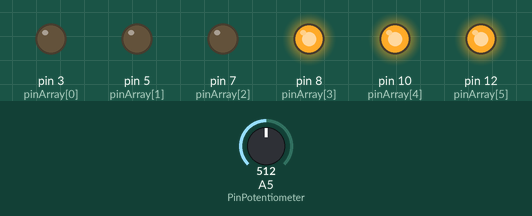
Recording of a sketch running on a simulated Arduino Uno, built with avr-gcc and run on an emulated ATmega328P. Shown: output pins drawn as LEDs (lit = HIGH). Inputs (shaded band) come from the test bench; at power-on: A5 (PinPotentiometer) = 512.

Above: at 1.2 s.
1.3 s: A5 (PinPotentiometer) set to 675
2.8 s: A5 (PinPotentiometer) set to 690
At 3.7 s:
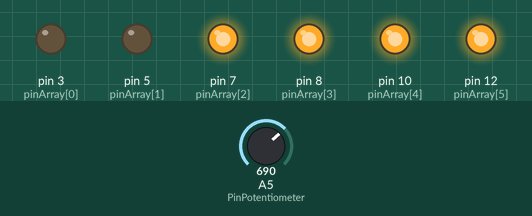
4.3 s: A5 (PinPotentiometer) set to 511
At 5.1 s:
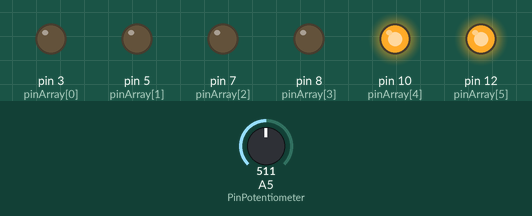
5.8 s: A5 (PinPotentiometer) set to 349
7.3 s: A5 (PinPotentiometer) set to 333
At 7.8 s:
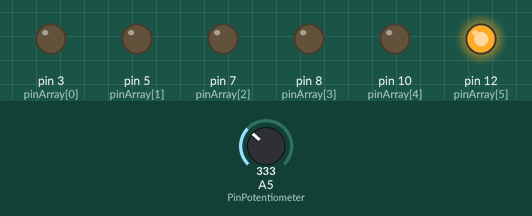
8.8 s: A5 (PinPotentiometer) set to 716
At 9.2 s:
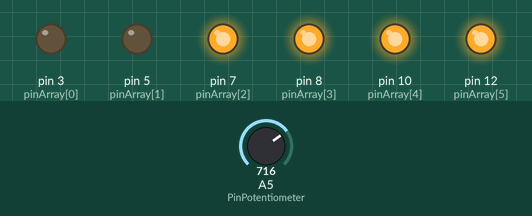
Timing chart, 0 to 11.3 s (numbered marks = the images above; inputs shaded):
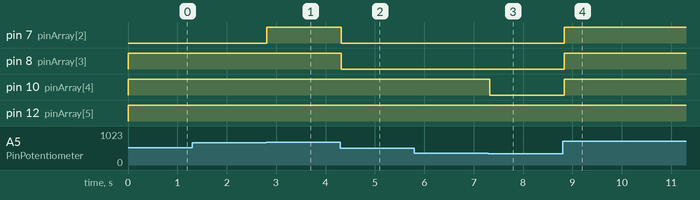

Measured:
- the behaviour switches between 681 and 682 on A5 (PinPotentiometer) (found by bisection; images 0 and 1)
- the behaviour switches between 341 and 340 on A5 (PinPotentiometer) (found by bisection; images 2 and 3)
- after the input at 1.3 s, every drawn part: stays the same
- after the input at 2.8 s, pin 7 (pinArray[2]): LOW → HIGH at once
- after the input at 4.3 s, pin 7 (pinArray[2]), pin 8 (pinArray[3]): HIGH → LOW at once
- after the input at 5.8 s, every drawn part: stays the same
- after the input at 7.3 s, pin 10 (pinArray[4]): HIGH → LOW at once
- after the input at 8.8 s, pin 7 (pinArray[2]), pin 8 (pinArray[3]), pin 10 (pinArray[4]): LOW → HIGH at once

The sketch:

Opdracht4.ino
```cpp
/**
  * @author https://forum.arduino.cc/t/help-with-analog-input/379975
  * @author CHATGPT
*/

// Een pin array aanmaken voor alle pinnen
int pinArray[] = {3, 5, 7, 8, 10, 12};
// De pin aan een analoge pin koppelen
int PinPotentiometer = A5;
// Het aantal leds defineren
int numLeds = 6;

void setup() {
  // Alle pinModes defineren voor de pins in de array
  for (int count = 0; count < 6; count++) {
    pinMode(pinArray[count], OUTPUT);
  }
  // De pinMode defineren voor de anologe pin
  pinMode(PinPotentiometer, INPUT);
}

void loop(){
  // Methode aanroepn met 50 als parameter
  reactOnInput(50);
}

void reactOnInput(int dTime){
  // De sensor waarde ophalen
  int sensorValue = analogRead(PinPotentiometer);
  // De potentiemeter mappen met de sensorvalue,
  // minimum sensorvalue, maximum sensorvalue, maximum mapped value, minimum mapped value
  int ledThreshold = map(sensorValue, 0, 1023, numLeds, 0);

  // De leds aansturen gebasseerd op de sensorvalue
  for (int i = 0; i < numLeds; i++) {
    if (i < ledThreshold) {
      // Doe led aan
      digitalWrite(pinArray[i], LOW);
    } else {
      // Doe led uit
      digitalWrite(pinArray[i], HIGH);
    }
  }

  // Een delay om het duidelijker te maken
  delay(dTime);
}
```
